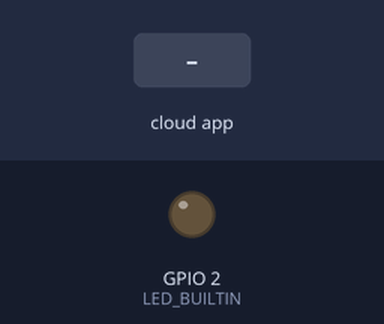
The sketch below on a simulated ESP8266 (Wemos D1 mini). Shown: output pins drawn as LEDs (lit = HIGH, except the on-board LED, lit = LOW). The test bench sets the inputs (shaded band). WiFi joins after 1.5 s; servers stay silent unless stated; the Firebase database answers and starts empty; what the sketch prints to the serial monitor is not drawn.

Above: at 3.8 s.
3.9 s: the phone or cloud app sets on to 1
At 5.3 s:
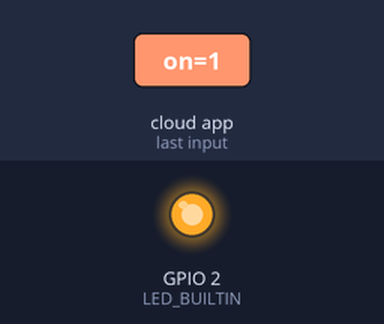
6.6 s: the phone or cloud app sets on to 0
At 8.6 s:
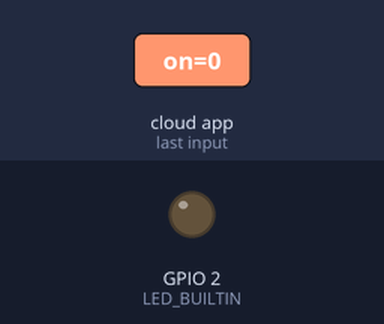
Timing chart, 0 to 10.1 s (numbered marks = the images above; inputs shaded):
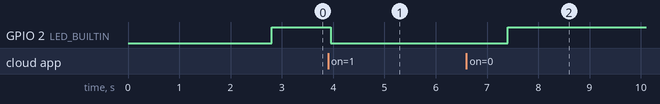

The sketch:

arduinoMyHome.ino
```cpp
//참조유튜브  https://www.youtube.com/watch?v=gXXOgSi9umU
#include <ESP8266WiFi.h>                                                // esp8266 library
#include <FirebaseArduino.h>                                             // firebase library

#define FIREBASE_HOST "**********.firebaseio.com"                         // the project name address from firebase id
#define FIREBASE_AUTH "*************6kYE6dZlmF2p2yl"                    // the secret key generated from firebase
#define WIFI_SSID "i2r"                                          // input your home or public wifi name
#define WIFI_PASSWORD "00000000"                                    //password of wifi ssid

String fireStatus = "";                                                     // led status received from firebase
void setup() {
  Serial.begin(115200);
  delay(1000);
  pinMode(LED_BUILTIN, OUTPUT);
  WiFi.begin(WIFI_SSID, WIFI_PASSWORD);                                      //try to connect with wifi
  Serial.print("Connecting to ");
  Serial.print(WIFI_SSID);
  while (WiFi.status() != WL_CONNECTED) {
    Serial.print(".");
    delay(500);
  }
  Serial.println();
  Serial.print("Connected to ");
  Serial.println(WIFI_SSID);
  Serial.print("IP Address is : ");
  Serial.println(WiFi.localIP());                                                      //print local IP address

  Firebase.begin(FIREBASE_HOST, FIREBASE_AUTH);                                       // connect to firebase
  Firebase.setString("data/on", "0");                                          //send initial string of led status
}

void loop() {
  fireStatus = Firebase.getString("data/on");                                      // get ld status input from firebase
  if (fireStatus == "1") {                                                          // compare the input of led status received from firebase
    Serial.println("Led Turned ON");
    digitalWrite(LED_BUILTIN, LOW);                                                  // make bultin led ON
  }
  else if (fireStatus == "0") {                                                  // compare the input of led status received from firebase
    Serial.println("Led Turned OFF");
    digitalWrite(LED_BUILTIN, HIGH);                                                         // make external led OFF
  }
  else {
    Serial.println("Wrong Credential! Please send ON/OFF");
  }
  delay(1000);
}
```

Measured:
- after the input at 3.9 s, GPIO 2 (LED_BUILTIN): HIGH → LOW after 0.05 s
- after the input at 6.6 s, GPIO 2 (LED_BUILTIN): LOW → HIGH after 0.80 s
